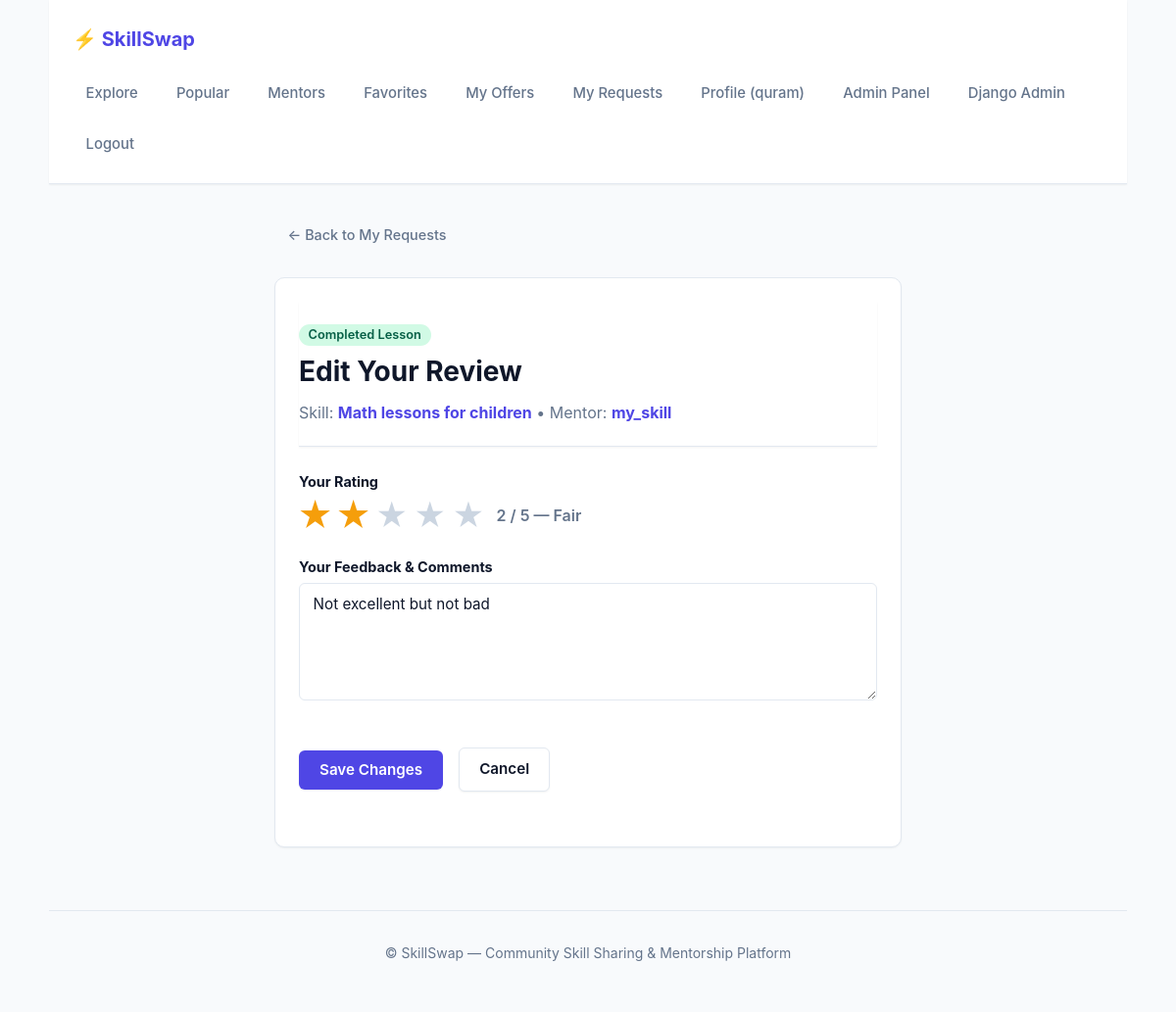
Page /reviews/3/edit/ (signed in) on the committed database.
### users/models.py (models this page shows, shortened)
class User(AbstractUser):
    class Role(models.TextChoices):
        SUPER_ADMIN = 'super_admin', 'Super Admin'
        ADMIN = 'admin', 'Admin'
        USER = 'user', 'User'
    objects = CustomUserManager()
    role = models.CharField(
        max_length=20,
        choices=Role.choices,
        default=Role.USER
    )
    avatar = CloudinaryField(
        "avatar",
        blank=True,
        null=True
    )
    bio = models.TextField(
        "About me",
        blank=True
    )
    is_banned = models.BooleanField(
        "Banned",
        default=False
    )
    class Meta:
        verbose_name = "User"
        verbose_name_plural = "Users"
        ordering = ['-date_joined']
    @property
    def is_super_admin(self):
        return self.role == self.Role.SUPER_ADMIN or self.is_superuser

### offers/models.py (models this page shows, shortened)
class Offer(models.Model):
    author = models.ForeignKey(
        settings.AUTH_USER_MODEL,
        on_delete=models.CASCADE,
        related_name='offers',
        verbose_name="Author"
    )
    category = models.ForeignKey(
        Category,
        on_delete=models.PROTECT,
        related_name='offers',
        verbose_name="Category"
    )
    level = models.ForeignKey(
        Level,
        on_delete=models.PROTECT,
        related_name='offers',
        verbose_name="Level"
    )
    format = models.ForeignKey(
        Format,
        on_delete=models.PROTECT,
        related_name='offers',
        verbose_name="Format"
    )
    status = models.ForeignKey(
        Status,
        on_delete=models.PROTECT,
        related_name='offers',
        verbose_name="Status"
    )
    title = models.CharField("Title", max_length=200)
    description = models.TextField("Description")
    cover_image = CloudinaryField(
        "cover_image",
        blank=True,
        null=True
    )
    duration_minutes = models.PositiveIntegerField(
        "Duration (minutes)",
        default=60,
        help_text="Duration of lesson in minutes"
    )
    created_at = models.DateTimeField("Created at", auto_now_add=True)
    updated_at = models.DateTimeField("Updated at", auto_now=True)
    class Meta:
        verbose_name = "Offer"
        verbose_name_plural = "Offers"
        ordering = ['-created_at']

class Review(models.Model):
    booking = models.OneToOneField(
        BookingRequest,
        on_delete=models.CASCADE,
        related_name='review',
        verbose_name="Booking Request"
    )
    author = models.ForeignKey(
        settings.AUTH_USER_MODEL,
        on_delete=models.CASCADE,
        related_name='reviews_written',
        verbose_name="Author"
    )
    offer = models.ForeignKey(
        Offer,
        on_delete=models.CASCADE,
        related_name='reviews',
        verbose_name="Offer"
    )
    rating = models.PositiveSmallIntegerField(
        "Rating",
        validators=[MinValueValidator(1), MaxValueValidator(5)],
        help_text="Rating from 1 to 5"
    )
    comment = models.TextField("Comment")
    created_at = models.DateTimeField("Created at", auto_now_add=True)
    updated_at = models.DateTimeField("Updated at", auto_now=True)
    class Meta:
        verbose_name = "Review"
        verbose_name_plural = "Reviews"
        ordering = ['-created_at']

### offers/views.py (the view)
# urls.py: path('reviews/<int:pk>/edit/', views.review_edit_view, name='review_edit'),
@login_required
def review_edit_view(request, pk):
    review = get_object_or_404(
        Review.objects.select_related('booking', 'offer', 'author'),
        pk=pk
    )
    if review.author != request.user:
        return HttpResponseForbidden("You can only edit your own reviews.")
    if request.method == 'POST':
        form = ReviewForm(request.POST, instance=review)
        if form.is_valid():
            form.save()
            messages.success(request, "Your review has been updated.")
            return redirect('offer_detail', pk=review.offer.pk)
    else:
        form = ReviewForm(instance=review)
    context = {
        'form': form,
        'booking': review.booking,
        'offer': review.offer,
        'is_edit': True,
        'review': review,
    }
    return render(request, 'offers/review_form.html', context)

### offers/forms.py
class ReviewForm(forms.ModelForm):
    rating = forms.IntegerField(
        min_value=1,
        max_value=5,
        widget=forms.HiddenInput(),
        initial=5,
        label="Rating"
    )
    class Meta:
        from .models import Review
        model = Review
        fields = ['rating', 'comment']
        widgets = {
            'comment': forms.Textarea(attrs={
                'placeholder': 'Share your learning experience, what you gained from this lesson, and your thoughts on the mentor...',
                'rows': 4,
            }),
        }

### offers/templates/offers/review_form.html (shortened to what this page needs)
{% extends 'base.html' %}
{% block content %}
<div style="max-width: 640px; margin: 0 auto;">
    <nav style="margin-bottom: 1.5rem;">
        <a href="{% url 'my_requests' %}" style="font-size: 0.9rem;">&larr; Back to My Requests</a>
    </nav>
    <article>
        <header>
            <span class="badge badge-success">Completed Lesson</span>
            <h1 style="margin-top: 0.5rem; font-size: 1.75rem;">
                {% if is_edit %}Edit Your Review{% else %}Leave a Review for Your Mentor{% endif %}
            </h1>
            <p style="color: var(--text-muted); margin-bottom: 0;">
                Skill: <strong><a href="{% url 'offer_detail' offer.pk %}">{{ offer.title }}</a></strong>
                &bull; Mentor: <strong><a href="{% url 'user_profile' offer.author.username %}">{{ offer.author.username }}</a></strong>
            </p>
        </header>
        <form method="post" style="box-shadow: none; padding: 0; background: transparent; border: none; margin-top: 1.5rem;">
            <div style="margin-bottom: 1.5rem;">
                <label><strong>Your Rating</strong></label>
                <div class="star-rating-widget" style="display: flex; align-items: center; gap: 0.75rem; margin-top: 0.5rem;">
                    <div class="star-group" style="display: inline-flex; gap: 0.35rem; font-size: 2rem; cursor: pointer; user-select: none;">
                        <span class="star-item" data-value="1" title="1 star - Poor" style="cursor: pointer; line-height: 1;">★</span>
                        <span class="star-item" data-value="2" title="2 stars - Fair" style="cursor: pointer; line-height: 1;">★</span>
                        <span class="star-item" data-value="3" title="3 stars - Good" style="cursor: pointer; line-height: 1;">★</span>
                        <span class="star-item" data-value="4" title="4 stars - Very Good" style="cursor: pointer; line-height: 1;">★</span>
                        <span class="star-item" data-value="5" title="5 stars - Excellent" style="cursor: pointer; line-height: 1;">★</span>
                    </div>
                    <span id="rating-text" style="font-weight: 600; color: var(--text-muted); font-size: 1rem;"></span>
                </div>
            </div>
            <div style="margin-bottom: 1.5rem;">
                <label for="{{ form.comment.id_for_label }}"><strong>Your Feedback & Comments</strong></label>
                {{ form.comment }}
            </div>
            <div style="display: flex; gap: 1rem; align-items: center; margin-top: 1.5rem;">
                <button type="submit">
                    {% if is_edit %}Save Changes{% else %}Submit Review{% endif %}
                </button>
                <a href="{% url 'my_requests' %}" class="button secondary">Cancel</a>
            </div>
        </form>
    </article>
</div>
{% endblock %}

### templates/base.html (shortened to what this page needs)
{% load static %}
<!DOCTYPE html>
<html lang="en">
<head>
    <link rel="stylesheet" href="{% static 'css/style.css' %}">
</head>
<body>
    <header>
        <nav>
            <strong><a href="{% url 'explore' %}" class="logo">⚡ SkillSwap</a></strong>
            <ul>
                <li><a href="{% url 'explore' %}">Explore</a></li>
                <li><a href="{% url 'popular' %}">Popular</a></li>
                <li><a href="{% url 'mentors' %}">Mentors</a></li>
                {% if user.is_authenticated %}
                    <li><a href="{% url 'favorites' %}">Favorites</a></li>
                    <li><a href="{% url 'my_offers' %}">My Offers</a></li>
                    <li><a href="{% url 'my_requests' %}">My Requests</a></li>
                    <li><a href="{% url 'profile' %}">Profile ({{ user.username }})</a></li>
                    {% if user.is_super_admin %}
                        <li><a href="{% url 'admin_dashboard' %}">Admin Panel</a></li>
                        <li><a href="{% url 'admin:index' %}" target="_blank">Django Admin</a></li>
                    {% elif user.is_admin_user %}
                        <li><a href="{% url 'admin_dashboard' %}">Admin Panel</a></li>
                    {% endif %}
                    <li><a href="{% url 'logout' %}">Logout</a></li>
                {% else %}
                    <li><a href="{% url 'login' %}">Login</a></li>
                    <li><a href="{% url 'register' %}" class="button" style="padding: 0.35rem 0.85rem; font-size: 0.875rem;">Register</a></li>
                {% endif %}
            </ul>
        </nav>
    </header>
    <main>
        {% block content %}
        {% endblock %}
    </main>
    <footer>
        <p>&copy; SkillSwap — Community Skill Sharing & Mentorship Platform</p>
    </footer>
</body>
</html>

### rows in the picture
User: username "quram"
Offer: title "Math lessons for children", author.username "my_skill"
Review: comment "Not excellent but not bad"
